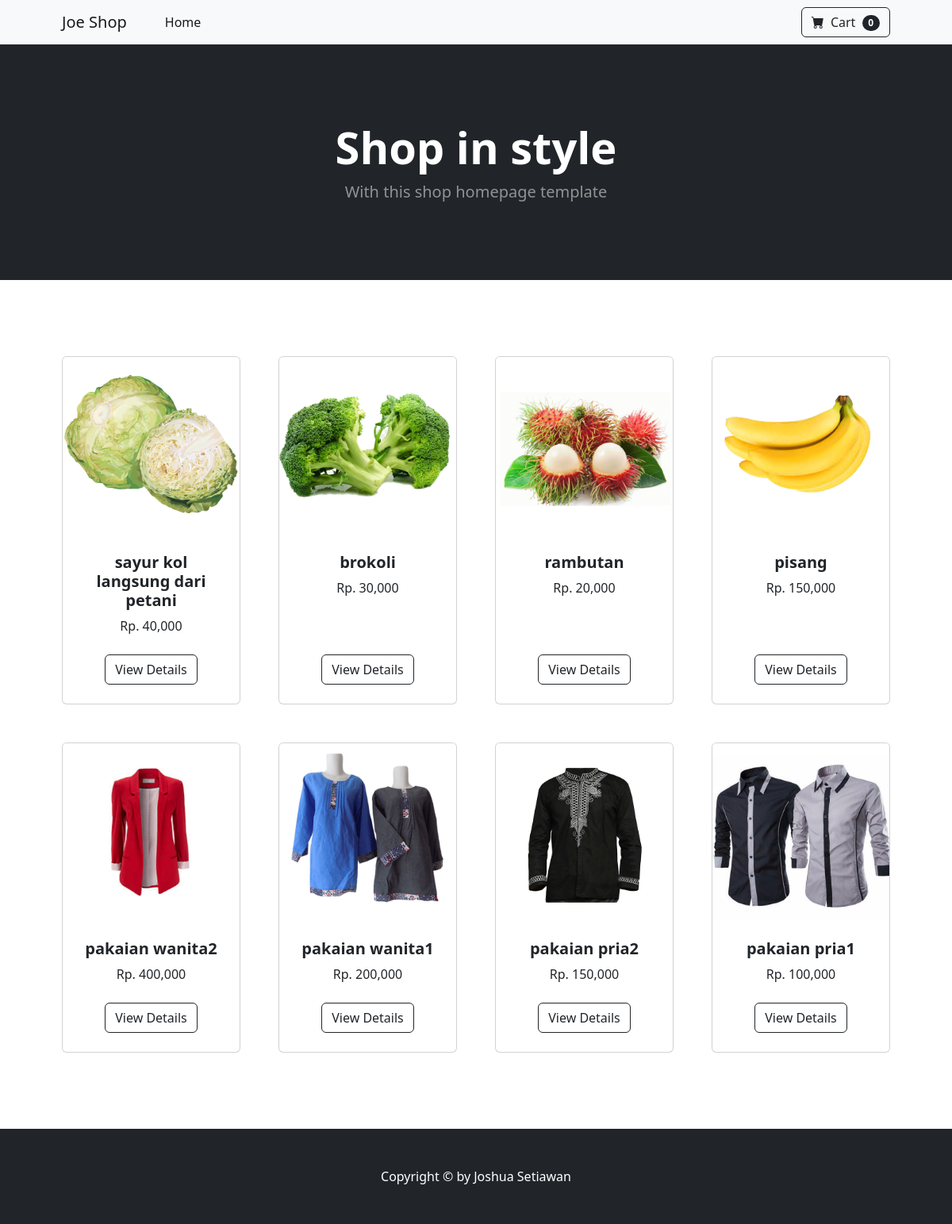
The app's page /cart.php with its own data.
### tables this page shows
CREATE TABLE `tb_product` (
  `product_id` int(11) NOT NULL,
  `category_id` int(11) NOT NULL,
  `product_name` varchar(100) NOT NULL,
  `product_price` int(11) NOT NULL,
  `product_description` text NOT NULL,
  `product_image` varchar(100) NOT NULL,
  `product_status` tinyint(1) NOT NULL,
  `data_created` timestamp NOT NULL DEFAULT current_timestamp()
);

### cart.php (the view, shortened to what this page needs)
<?php
include 'db.php';
?>
<!DOCTYPE html>
<html lang="en">
<head>
    <link href="https://cdn.jsdelivr.net/npm/bootstrap-icons@1.5.0/font/bootstrap-icons.css" rel="stylesheet" />
    <link href="css/cart.style.css" rel="stylesheet" />
</head>
<body>
    <nav class="navbar navbar-expand-lg navbar-light bg-light">
        <div class="container px-4 px-lg-5">
            <a class="navbar-brand">Joe Shop</a>
            <div class="collapse navbar-collapse" id="navbarSupportedContent">
                <ul class="navbar-nav me-auto mb-2 mb-lg-0 ms-lg-4">
                    <li class="nav-item"><a class="nav-link active" aria-current="page" href="index.html">Home</a></li>
                </ul>
                <form class="d-flex">
                    <button class="btn btn-outline-dark" type="submit">
                        <i class="bi-cart-fill me-1"></i>
                        Cart
                        <span class="badge bg-dark text-white ms-1 rounded-pill">0</span>
                    </button>
                </form>
            </div>
        </div>
    </nav>
    <header class="bg-dark py-5">
        <div class="container px-4 px-lg-5 my-5">
            <div class="text-center text-white">
                <h1 class="display-4 fw-bolder">Shop in style</h1>
                <p class="lead fw-normal text-white-50 mb-0">With this shop homepage template</p>
            </div>
        </div>
    </header>
    <section class="py-5">
        <div class="container px-4 px-lg-5 mt-5">
            <div class="row gx-4 gx-lg-5 row-cols-2 row-cols-md-3 row-cols-xl-4 justify-content-center">
                <?php
                $produk = mysqli_query($conn, "SELECT * FROM tb_product WHERE product_status = 1 ORDER BY product_id DESC LIMIT 8");
                if(mysqli_num_rows($produk) > 0){
                    while($p = mysqli_fetch_array($produk)){
                ?>
                <div class="col mb-5">
                    <div class="card h-100">
                        <img class="card-img-top" src="produk/<?php echo $p['product_image'] ?>" alt="<?php echo $p['product_name'] ?>" />
                        <div class="card-body p-4">
                            <div class="text-center">
                                <h5 class="fw-bolder"><?php echo substr($p['product_name'], 0, 30) ?></h5>
                                Rp. <?php echo number_format($p['product_price']) ?>
                            </div>
                        </div>
                        <div class="card-footer p-4 pt-0 border-top-0 bg-transparent">
                            <div class="text-center">
                                <a class="btn btn-outline-dark mt-auto" href="detail-produk.php?id=<?php echo $p['product_id'] ?>">View Details</a>
                            </div>
                        </div>
                    </div>
                </div>
                <?php }}else{ ?>
                <p>Produk tidak ada</p>
                <?php } ?>
            </div>
        </div>
    </section>
    <footer class="py-5 bg-dark">
        <div class="container">
            <p class="m-0 text-center text-white">Copyright &copy; by Joshua Setiawan</p>
        </div>
    </footer>
</body>
</html>

### records on screen
tb_product: product_image (picture), product_name "sayur kol langsung dari petani", product_price "40,000"
tb_product: product_image (picture), product_name "brokoli", product_price "30,000"
tb_product: product_image (picture), product_name "rambutan", product_price "20,000"
tb_product: product_image (picture), product_name "pisang", product_price "150,000"
tb_product: product_image (picture), product_name "pakaian wanita2", product_price "400,000"
tb_product: product_image (picture), product_name "pakaian wanita1", product_price "200,000"
tb_product: product_image (picture), product_name "pakaian pria2", product_price "150,000"
tb_product: product_image (picture), product_name "pakaian pria1", product_price "100,000"
